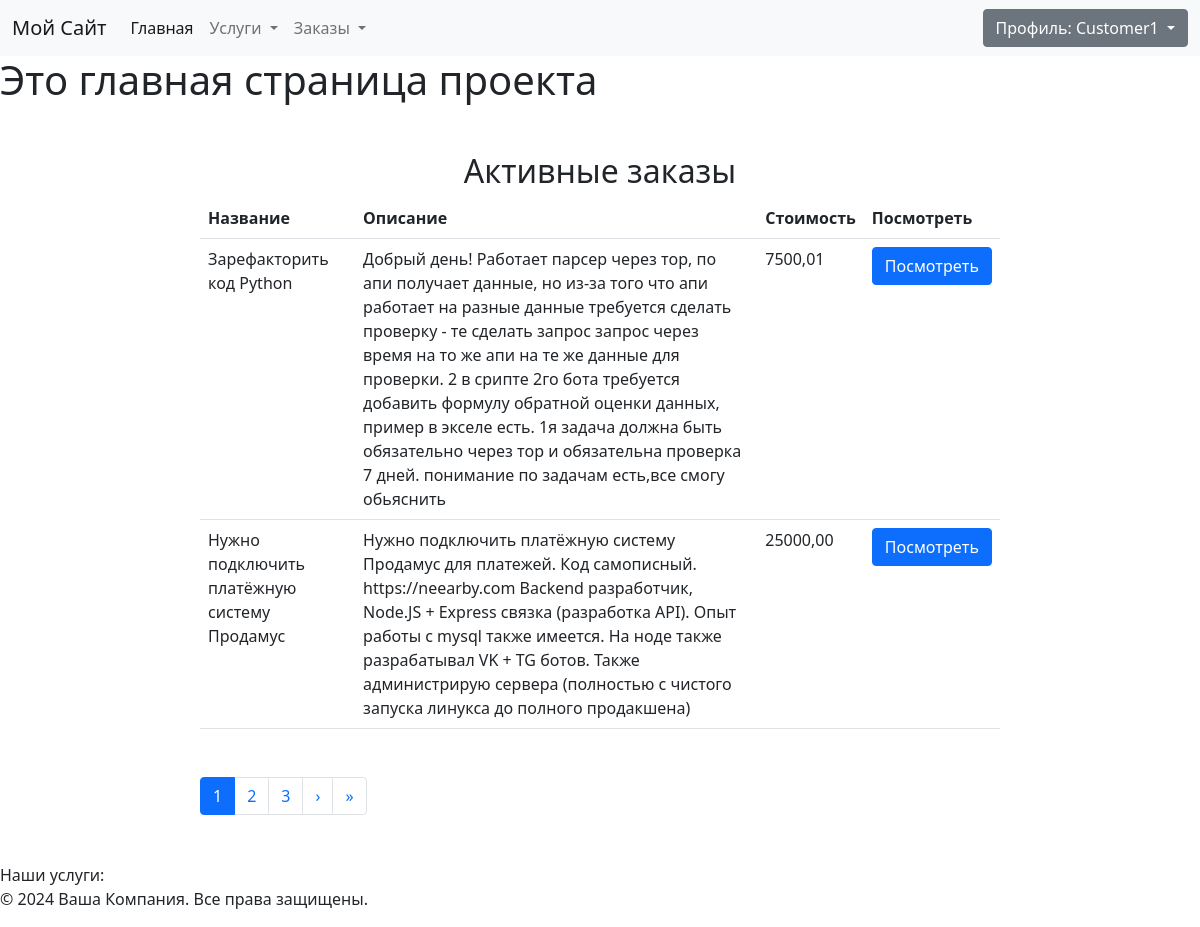
The page / (signed in) on the database its author committed.
### freelance/models.py (models this page shows)
class Order(models.Model):
    order_type = models.CharField(
        max_length=11,
        choices=Service.ServicesType.choices,
        default="design",
        verbose_name="Тип заказа",
    )
    title = models.CharField(max_length=255, verbose_name="Заголовок")
    description = models.TextField(verbose_name="Описание")
    created_at = models.DateTimeField(
        auto_now_add=True, verbose_name="Создан", null=True
    )
    updated_at = models.DateTimeField(auto_now=True, verbose_name="Обновлен", null=True)
    price = models.DecimalField(
        verbose_name="Стоимость", max_digits=10, decimal_places=2, default=0
    )
    customer = models.ForeignKey(
        Customer,
        on_delete=models.CASCADE,
        related_name="customers",
        blank=True,
        null=True,
        verbose_name="Заказчик",
    )
    executor = models.ForeignKey(
        Executor,
        on_delete=models.CASCADE,
        related_name="executors",
        blank=True,
        null=True,
        verbose_name="Исполнитель",
    )
    order_taken = models.BooleanField(default=False, verbose_name="Заказ сделан")
    order_taken_at = models.DateTimeField(
        null=True, blank=True, verbose_name="Время принятия заказа"
    )

### freelance/views.py (the view)
# urls.py: path("", MainPageView.as_view(), name="main_page"),
class MainPageView(TemplateView):
    template_name = "basic/index.html"
    paginate_by = 2  # Устанавливаем количество элементов на странице
    def get_context_data(self, **kwargs):
        context = super().get_context_data(**kwargs)
        context["message"] = "Это главная страница проекта"
        orders_taken = Order.objects.filter(order_taken=False)
        paginator = Paginator(orders_taken, self.paginate_by)
        page_number = self.request.GET.get("page")
        try:
            page = paginator.page(page_number)
        except PageNotAnInteger:
            page = paginator.page(1)
        except EmptyPage:
            page = paginator.page(paginator.num_pages)
        context["pending_orders"] = page
        return context

### templates/basic/index.html
{% extends 'basic/base.html' %}
{% block content %}
<h1>{{ message }}</h1>
<div class="row-fluid mt-5">
    <div col-md-4>
        {% include 'basic/mainpage/available_services.html' %}
    </div>
    <div col-md-8>
        {% include 'basic/mainpage/active_orders.html' %}
    </div>
</div>
{% endblock %}

### templates/basic/includes/login.html (shortened to what this page needs)
{% if user.is_authenticated %}
<div class="dropdown">
    <button class="btn btn-secondary dropdown-toggle" type="button" id="dropdownMenuButton1"
        data-bs-toggle="dropdown" aria-expanded="false">
        Профиль: {{ user.username }}
    </button>
</div>
{% endif %}

### templates/basic/mainpage/available_services.html (shortened to what this page needs)
<div class="text-justify">
    <div class="row-fluid">
        <div class="col-md-8 offset-md-2">
            <h2 class="text-center mt-5">Активные заказы</h2>
            <table class="text table">
                <tbody>
                <tr>
                    <th>Название</th>
                    <th>Описание</th>
                    <th>Стоимость</th>
                    <th>Посмотреть</th>
                </tr>
                {% for order in pending_orders %}
                    <tr>
                        <td>{{ order.title }}</td>
                        <td>{{ order.description }}</td>
                        <td>{{ order.price }}</td>
                        <td><a class="btn btn-primary"
                               href="{% url 'freelance:order-detail' order.pk %}">Посмотреть</a></td>
                    </tr>
                {% endfor %}
                </tbody>
            </table>
            <div class="mt-5 mb-5">
                {% if pending_orders.has_other_pages %}
                    <nav aria-label="Page navigation">
                        <ul class="pagination">
                            {% for page_num in pending_orders.paginator.page_range %}
                                <li class="page-item{% if page_num == pending_orders.number %} active{% endif %}">
                                    <a class="page-link" href="?page={{ page_num }}">{{ page_num }}</a>
                                </li>
                            {% endfor %}
                            {% if pending_orders.has_next %}
                                <li class="page-item">
                                    <a class="page-link" href="?page={{ pending_orders.next_page_number }}"
                                       aria-label="Next">
                                        <span aria-hidden="true">&rsaquo;</span>
                                    </a>
                                </li>
                                <li class="page-item">
                                    <a class="page-link" href="?page={{ pending_orders.paginator.num_pages }}"
                                       aria-label="Last">
                                        <span aria-hidden="true">&raquo;</span>
                                    </a>
                                </li>
                            {% endif %}
                        </ul>
                    </nav>
                {% endif %}
            </div>
        </div>
    </div>
</div>

### rows shown on the page
Order: title "Зарефакторить код Python", description "Добрый день! Работает парсер через тор, по апи получает данные, но из-за того что апи работает на разные данные требуется сделать проверку - те сделать запрос запрос через время на то же апи на те же данные для проверки. 2 в срипте 2го бота требуется добавить формулу обратной оценки данных, пример в экселе есть. 1я задача должна быть обязательно через тор и обязательна проверка 7 дней. понимание по задачам есть,все смогу обьяснить", price "7500,01"
Order: title "Нужно подключить платёжную систему Продамус", description "Нужно подключить платёжную систему Продамус для платежей. Код самописный. https://neearby.com Backend разработчик, Node.JS + Express связка (разработка API). Опыт работы с mysql также имеется. На ноде также разрабатывал VK + TG ботов. Также администрирую сервера (полностью с чистого запуска линукса до полного продакшена)", price "25000,00"

### other values the page prints
{{ user.username }} "Customer1"
{{ message }} "Это главная страница проекта"
{{ page_num }} "1" "2" "3"
